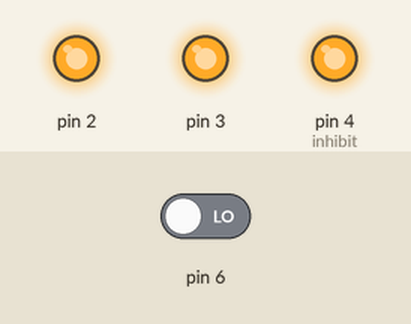
This sketch was run on a simulated Arduino Uno, built with avr-gcc and run on an emulated ATmega328P. On the bench: output pins drawn as LEDs (lit = HIGH). The test bench sets the inputs (shaded band); at power-on: pin 6 LOW. Pins used as bus, display or sensor lines are not drawn; what the sketch prints to the serial monitor is not drawn.

Above: at 0.05 s.
Timing chart, 0 to 3.0 s (numbered marks = the images above):
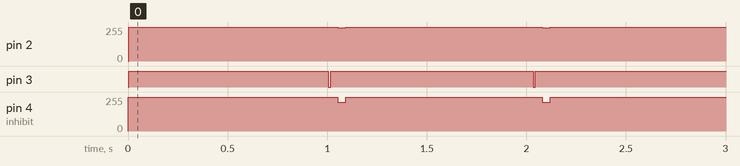

Measured:
- by itself, pin 2: alternates 255/255 for 0.99 s and 248/255 for 0.04 s
- by itself, pin 3: alternates HIGH for 1.0 s and LOW for 0.01 s
- by itself, pin 4 (inhibit): alternates 255/255 for 0.99 s and 216/255 for 0.04 s

The sketch:

sequencer_test.ino
```cpp
#include <stdio.h>


void setup() {
  Serial.begin(9600);
  pinMode(0, OUTPUT);
  pinMode(1, OUTPUT);
  pinMode(2, OUTPUT);
  pinMode(3, OUTPUT);
  pinMode(4, OUTPUT); //inhibit
  pinMode(5, OUTPUT); //reset
  pinMode(6, INPUT);
  //initial state
  digitalWrite(4, HIGH);  //makes set=0
  digitalWrite(5, LOW);   //make reset=0
  rst();
}

// the loop routine runs over and over again forever:
void loop() {
 int x[16]={0,1,0,1,0,1,0,1,0,1,0,1,0,1,0,1};
 int y[16]={1,0,1,0,1,0,1,0,1,0,1,0,1,0,1,0};
 //set_word(x);

 read_word();
 delay(1000);


 set_word(y);

 read_word();
 delay(1000);
 set_word(x);

}


void rst(){
  digitalWrite(5, HIGH);  //make reset=1
  delay(1);
  digitalWrite(5, LOW);   //make reset=0
  delay(1);
}

void set_bit(byte b){
  //set select lines
  digitalWrite(0,(b&1)?HIGH:LOW);
  digitalWrite(1,(b&2)?HIGH:LOW);
  digitalWrite(2,(b&4)?HIGH:LOW);
  digitalWrite(3,(b&8)?HIGH:LOW);
  delay(1);
  digitalWrite(4, LOW);  //makes set=1
  delay(1);
  digitalWrite(4, HIGH);  //makes set=0
  delay(1);
}

void set_word(int x[16]){
  int i;
  rst();
  for(i=0;i<16;i++){
    if(x[i]){
      set_bit(i);
    }
  }

}

boolean read_bit(byte b){
  digitalWrite(0,(b&1)?HIGH:LOW);
  digitalWrite(1,(b&2)?HIGH:LOW);
  digitalWrite(2,(b&4)?HIGH:LOW);
  digitalWrite(3,(b&8)?HIGH:LOW);
  return digitalRead(6);
}

void read_word(){
   int i;
   int x[16];

   for(i=0;i<16;i++){
      if(read_bit(i)){
        x[i]=1;
      }
      else{
        x[i]=0;
      }
      Serial.print(x[i]);
   }
  Serial.print("\n");

}
```
